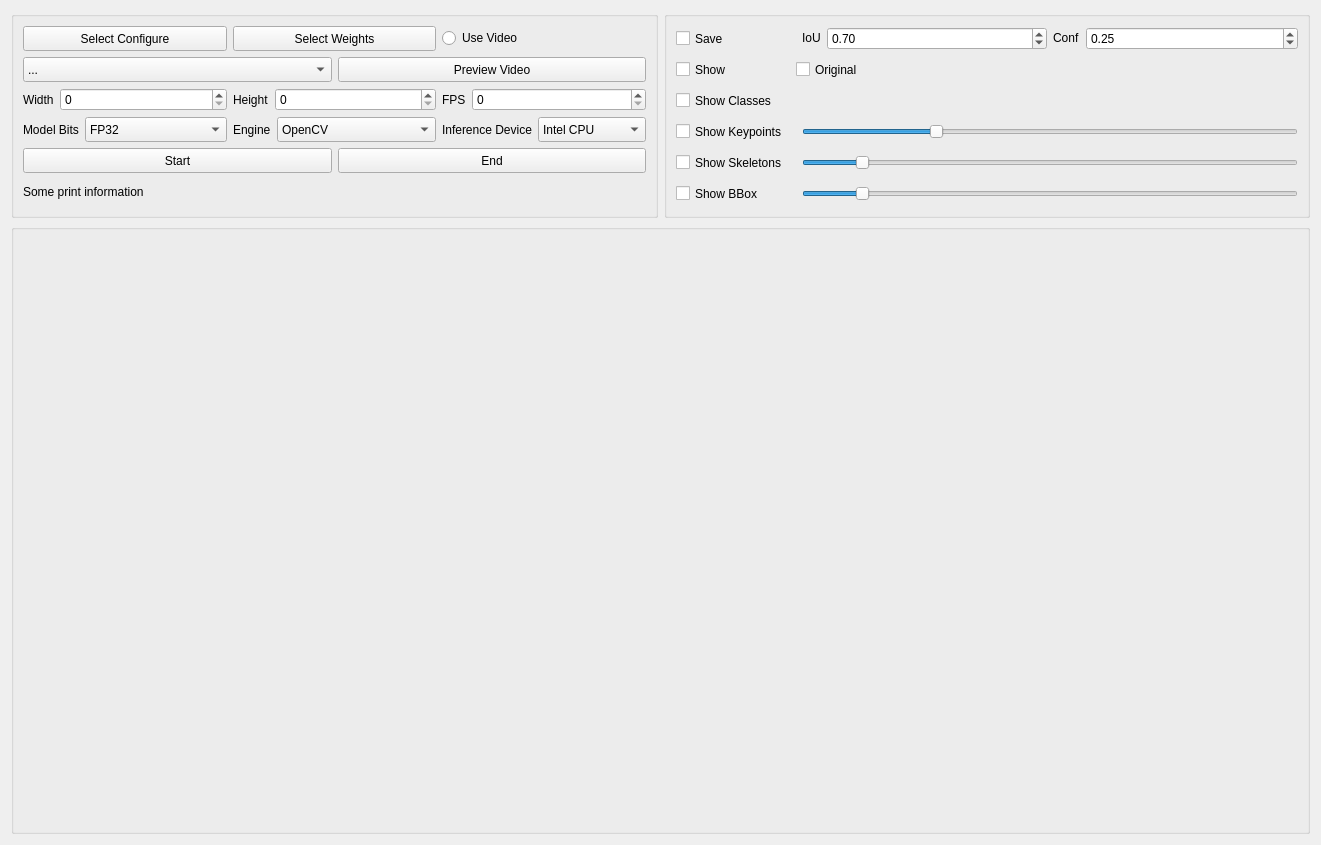
<?xml version="1.0" encoding="UTF-8"?>
<ui version="4.0">
 <class>AnimalPoseInference</class>
 <widget class="QWidget" name="AnimalPoseInference">
  <property name="geometry">
   <rect>
    <x>0</x>
    <y>0</y>
    <width>1321</width>
    <height>845</height>
   </rect>
  </property>
  <property name="sizePolicy">
   <sizepolicy hsizetype="Expanding" vsizetype="Expanding">
    <horstretch>0</horstretch>
    <verstretch>0</verstretch>
   </sizepolicy>
  </property>
  <property name="acceptDrops">
   <bool>false</bool>
  </property>
  <property name="windowTitle">
   <string>AnimalPoseInference</string>
  </property>
  <property name="windowIcon">
   <iconset>
    <normaloff>media/logo.png</normaloff>media/logo.png</iconset>
  </property>
  <layout class="QVBoxLayout" name="verticalLayout">
   <item>
    <layout class="QHBoxLayout" name="BaseConfigure">
     <item>
      <widget class="QGroupBox" name="BaseToolsGroup">
       <property name="sizePolicy">
        <sizepolicy hsizetype="Preferred" vsizetype="Preferred">
         <horstretch>0</horstretch>
         <verstretch>0</verstretch>
        </sizepolicy>
       </property>
       <property name="title">
        <string/>
       </property>
       <layout class="QVBoxLayout" name="BaseToolsGroupLayout">
        <item>
         <layout class="QVBoxLayout" name="BaseToolsLayout">
          <item>
           <layout class="QHBoxLayout" name="BaseConfigureLayout">
            <item>
             <widget class="QPushButton" name="SelectConfigure">
              <property name="sizePolicy">
               <sizepolicy hsizetype="Preferred" vsizetype="Fixed">
                <horstretch>0</horstretch>
                <verstretch>0</verstretch>
               </sizepolicy>
              </property>
              <property name="minimumSize">
               <size>
                <width>0</width>
                <height>25</height>
               </size>
              </property>
              <property name="maximumSize">
               <size>
                <width>16777215</width>
                <height>25</height>
               </size>
              </property>
              <property name="text">
               <string>Select Configure</string>
              </property>
             </widget>
            </item>
            <item>
             <widget class="QPushButton" name="SelectWeights">
              <property name="sizePolicy">
               <sizepolicy hsizetype="Preferred" vsizetype="Fixed">
                <horstretch>0</horstretch>
                <verstretch>0</verstretch>
               </sizepolicy>
              </property>
              <property name="minimumSize">
               <size>
                <width>0</width>
                <height>25</height>
               </size>
              </property>
              <property name="maximumSize">
               <size>
                <width>16777215</width>
                <height>25</height>
               </size>
              </property>
              <property name="text">
               <string>Select Weights</string>
              </property>
             </widget>
            </item>
            <item>
             <widget class="QRadioButton" name="CameraORVideos">
              <property name="sizePolicy">
               <sizepolicy hsizetype="Preferred" vsizetype="Fixed">
                <horstretch>0</horstretch>
                <verstretch>0</verstretch>
               </sizepolicy>
              </property>
              <property name="text">
               <string>Use Video</string>
              </property>
             </widget>
            </item>
           </layout>
          </item>
          <item>
           <layout class="QHBoxLayout" name="CameraVideosLayout">
            <item>
             <widget class="QComboBox" name="CameraVideosSelection">
              <property name="sizePolicy">
               <sizepolicy hsizetype="Preferred" vsizetype="Fixed">
                <horstretch>0</horstretch>
                <verstretch>0</verstretch>
               </sizepolicy>
              </property>
              <property name="minimumSize">
               <size>
                <width>0</width>
                <height>25</height>
               </size>
              </property>
              <property name="maximumSize">
               <size>
                <width>16777215</width>
                <height>25</height>
               </size>
              </property>
              <item>
               <property name="text">
                <string>...</string>
               </property>
              </item>
              <item>
               <property name="text">
                <string>Select video file...</string>
               </property>
              </item>
             </widget>
            </item>
            <item>
             <widget class="QPushButton" name="CheckCameraVideosConnect">
              <property name="sizePolicy">
               <sizepolicy hsizetype="Preferred" vsizetype="Fixed">
                <horstretch>0</horstretch>
                <verstretch>0</verstretch>
               </sizepolicy>
              </property>
              <property name="minimumSize">
               <size>
                <width>0</width>
                <height>25</height>
               </size>
              </property>
              <property name="maximumSize">
               <size>
                <width>16777215</width>
                <height>25</height>
               </size>
              </property>
              <property name="text">
               <string>Preview Video</string>
              </property>
             </widget>
            </item>
           </layout>
          </item>
          <item>
           <layout class="QHBoxLayout" name="CameraParametersLayout">
            <item>
             <layout class="QHBoxLayout" name="WidthLayout">
              <item>
               <widget class="QLabel" name="WidthLabel">
                <property name="text">
                 <string>Width</string>
                </property>
               </widget>
              </item>
              <item>
               <widget class="QSpinBox" name="WidthSetup">
                <property name="sizePolicy">
                 <sizepolicy hsizetype="Expanding" vsizetype="Fixed">
                  <horstretch>0</horstretch>
                  <verstretch>0</verstretch>
                 </sizepolicy>
                </property>
               </widget>
              </item>
             </layout>
            </item>
            <item>
             <layout class="QHBoxLayout" name="HeightLayout">
              <item>
               <widget class="QLabel" name="HeightLabel">
                <property name="text">
                 <string>Height</string>
                </property>
               </widget>
              </item>
              <item>
               <widget class="QSpinBox" name="HeightSetup">
                <property name="sizePolicy">
                 <sizepolicy hsizetype="Expanding" vsizetype="Fixed">
                  <horstretch>0</horstretch>
                  <verstretch>0</verstretch>
                 </sizepolicy>
                </property>
               </widget>
              </item>
             </layout>
            </item>
            <item>
             <layout class="QHBoxLayout" name="FPSLayout">
              <item>
               <widget class="QLabel" name="FPSLabel">
                <property name="text">
                 <string>FPS</string>
                </property>
               </widget>
              </item>
              <item>
               <widget class="QSpinBox" name="FPSSetup">
                <property name="sizePolicy">
                 <sizepolicy hsizetype="Expanding" vsizetype="Fixed">
                  <horstretch>0</horstretch>
                  <verstretch>0</verstretch>
                 </sizepolicy>
                </property>
               </widget>
              </item>
             </layout>
            </item>
           </layout>
          </item>
          <item>
           <layout class="QHBoxLayout" name="EngineDeviceLayout">
            <item>
             <layout class="QHBoxLayout" name="ModelBitsLayout">
              <item>
               <widget class="QLabel" name="ModelBitsLabel">
                <property name="text">
                 <string>Model Bits</string>
                </property>
               </widget>
              </item>
              <item>
               <widget class="QComboBox" name="ModelBits">
                <property name="sizePolicy">
                 <sizepolicy hsizetype="Expanding" vsizetype="Fixed">
                  <horstretch>0</horstretch>
                  <verstretch>0</verstretch>
                 </sizepolicy>
                </property>
                <property name="minimumSize">
                 <size>
                  <width>0</width>
                  <height>25</height>
                 </size>
                </property>
                <property name="maximumSize">
                 <size>
                  <width>16777215</width>
                  <height>25</height>
                 </size>
                </property>
                <item>
                 <property name="text">
                  <string>FP32</string>
                 </property>
                </item>
                <item>
                 <property name="text">
                  <string>FP16</string>
                 </property>
                </item>
                <item>
                 <property name="text">
                  <string>INT8</string>
                 </property>
                </item>
               </widget>
              </item>
             </layout>
            </item>
            <item>
             <layout class="QHBoxLayout" name="EngineLayout">
              <item>
               <widget class="QLabel" name="EngineLabel">
                <property name="text">
                 <string>Engine</string>
                </property>
               </widget>
              </item>
              <item>
               <widget class="QComboBox" name="EngineSelection">
                <property name="sizePolicy">
                 <sizepolicy hsizetype="Expanding" vsizetype="Fixed">
                  <horstretch>0</horstretch>
                  <verstretch>0</verstretch>
                 </sizepolicy>
                </property>
                <property name="minimumSize">
                 <size>
                  <width>0</width>
                  <height>25</height>
                 </size>
                </property>
                <property name="maximumSize">
                 <size>
                  <width>16777215</width>
                  <height>25</height>
                 </size>
                </property>
                <item>
                 <property name="text">
                  <string>OpenCV</string>
                 </property>
                </item>
                <item>
                 <property name="text">
                  <string>ONNX</string>
                 </property>
                </item>
                <item>
                 <property name="text">
                  <string>OpenVINO</string>
                 </property>
                </item>
                <item>
                 <property name="text">
                  <string>TensorRT</string>
                 </property>
                </item>
                <item>
                 <property name="text">
                  <string>CoreML</string>
                 </property>
                </item>
                <item>
                 <property name="text">
                  <string>CANN</string>
                 </property>
                </item>
               </widget>
              </item>
             </layout>
            </item>
            <item>
             <layout class="QHBoxLayout" name="DeviceLayout">
              <item>
               <widget class="QLabel" name="DeviceLabel">
                <property name="text">
                 <string>Inference Device</string>
                </property>
               </widget>
              </item>
              <item>
               <widget class="QComboBox" name="DeviceSelection">
                <property name="sizePolicy">
                 <sizepolicy hsizetype="Expanding" vsizetype="Fixed">
                  <horstretch>0</horstretch>
                  <verstretch>0</verstretch>
                 </sizepolicy>
                </property>
                <property name="minimumSize">
                 <size>
                  <width>0</width>
                  <height>25</height>
                 </size>
                </property>
                <property name="maximumSize">
                 <size>
                  <width>16777215</width>
                  <height>25</height>
                 </size>
                </property>
                <item>
                 <property name="text">
                  <string>Intel CPU</string>
                 </property>
                </item>
                <item>
                 <property name="text">
                  <string>Intel GPU</string>
                 </property>
                </item>
                <item>
                 <property name="text">
                  <string>Intel NPU</string>
                 </property>
                </item>
                <item>
                 <property name="text">
                  <string>NVIDIA GPU</string>
                 </property>
                </item>
                <item>
                 <property name="text">
                  <string>AMD CPU</string>
                 </property>
                </item>
                <item>
                 <property name="text">
                  <string>AMD GPU</string>
                 </property>
                </item>
                <item>
                 <property name="text">
                  <string>ARM CPU</string>
                 </property>
                </item>
                <item>
                 <property name="text">
                  <string>Ascend NPU</string>
                 </property>
                </item>
               </widget>
              </item>
             </layout>
            </item>
           </layout>
          </item>
          <item>
           <layout class="QHBoxLayout" name="StartEndLayout">
            <item>
             <widget class="QPushButton" name="Start">
              <property name="minimumSize">
               <size>
                <width>0</width>
                <height>25</height>
               </size>
              </property>
              <property name="maximumSize">
               <size>
                <width>16777215</width>
                <height>25</height>
               </size>
              </property>
              <property name="text">
               <string>Start</string>
              </property>
             </widget>
            </item>
            <item>
             <widget class="QPushButton" name="End">
              <property name="minimumSize">
               <size>
                <width>0</width>
                <height>25</height>
               </size>
              </property>
              <property name="maximumSize">
               <size>
                <width>16777215</width>
                <height>25</height>
               </size>
              </property>
              <property name="text">
               <string>End</string>
              </property>
             </widget>
            </item>
           </layout>
          </item>
         </layout>
        </item>
        <item>
         <widget class="QLabel" name="PrintInformation">
          <property name="sizePolicy">
           <sizepolicy hsizetype="Preferred" vsizetype="Fixed">
            <horstretch>0</horstretch>
            <verstretch>0</verstretch>
           </sizepolicy>
          </property>
          <property name="minimumSize">
           <size>
            <width>0</width>
            <height>25</height>
           </size>
          </property>
          <property name="maximumSize">
           <size>
            <width>16777215</width>
            <height>25</height>
           </size>
          </property>
          <property name="text">
           <string>Some print information</string>
          </property>
         </widget>
        </item>
       </layout>
      </widget>
     </item>
     <item>
      <widget class="QGroupBox" name="ShowToolsGroup">
       <property name="sizePolicy">
        <sizepolicy hsizetype="Preferred" vsizetype="Preferred">
         <horstretch>0</horstretch>
         <verstretch>0</verstretch>
        </sizepolicy>
       </property>
       <property name="title">
        <string/>
       </property>
       <layout class="QVBoxLayout" name="ShowToolsGroupVLayout">
        <item>
         <layout class="QHBoxLayout" name="SaveIoUConfLayout">
          <item>
           <widget class="QCheckBox" name="Save">
            <property name="sizePolicy">
             <sizepolicy hsizetype="Fixed" vsizetype="Fixed">
              <horstretch>0</horstretch>
              <verstretch>0</verstretch>
             </sizepolicy>
            </property>
            <property name="minimumSize">
             <size>
              <width>120</width>
              <height>25</height>
             </size>
            </property>
            <property name="maximumSize">
             <size>
              <width>120</width>
              <height>25</height>
             </size>
            </property>
            <property name="text">
             <string>Save</string>
            </property>
           </widget>
          </item>
          <item>
           <layout class="QHBoxLayout" name="IoULayout">
            <item>
             <widget class="QLabel" name="IoULabel">
              <property name="sizePolicy">
               <sizepolicy hsizetype="Fixed" vsizetype="Fixed">
                <horstretch>0</horstretch>
                <verstretch>0</verstretch>
               </sizepolicy>
              </property>
              <property name="text">
               <string>IoU</string>
              </property>
             </widget>
            </item>
            <item>
             <widget class="QDoubleSpinBox" name="IoU">
              <property name="maximum">
               <double>1.000000000000000</double>
              </property>
              <property name="singleStep">
               <double>0.010000000000000</double>
              </property>
              <property name="value">
               <double>0.700000000000000</double>
              </property>
             </widget>
            </item>
           </layout>
          </item>
          <item>
           <layout class="QHBoxLayout" name="ConfLayout">
            <item>
             <widget class="QLabel" name="ConfLabel">
              <property name="sizePolicy">
               <sizepolicy hsizetype="Fixed" vsizetype="Fixed">
                <horstretch>0</horstretch>
                <verstretch>0</verstretch>
               </sizepolicy>
              </property>
              <property name="text">
               <string>Conf</string>
              </property>
             </widget>
            </item>
            <item>
             <widget class="QDoubleSpinBox" name="Conf">
              <property name="maximum">
               <double>1.000000000000000</double>
              </property>
              <property name="singleStep">
               <double>0.010000000000000</double>
              </property>
              <property name="value">
               <double>0.250000000000000</double>
              </property>
             </widget>
            </item>
           </layout>
          </item>
         </layout>
        </item>
        <item>
         <layout class="QHBoxLayout" name="ShowLayout">
          <property name="spacing">
           <number>0</number>
          </property>
          <property name="sizeConstraint">
           <enum>QLayout::SizeConstraint::SetDefaultConstraint</enum>
          </property>
          <item>
           <widget class="QCheckBox" name="Show">
            <property name="sizePolicy">
             <sizepolicy hsizetype="Fixed" vsizetype="Fixed">
              <horstretch>0</horstretch>
              <verstretch>0</verstretch>
             </sizepolicy>
            </property>
            <property name="minimumSize">
             <size>
              <width>120</width>
              <height>25</height>
             </size>
            </property>
            <property name="maximumSize">
             <size>
              <width>120</width>
              <height>25</height>
             </size>
            </property>
            <property name="text">
             <string>Show</string>
            </property>
           </widget>
          </item>
          <item>
           <widget class="QCheckBox" name="Backgroud">
            <property name="enabled">
             <bool>true</bool>
            </property>
            <property name="sizePolicy">
             <sizepolicy hsizetype="Preferred" vsizetype="Fixed">
              <horstretch>0</horstretch>
              <verstretch>0</verstretch>
             </sizepolicy>
            </property>
            <property name="minimumSize">
             <size>
              <width>120</width>
              <height>25</height>
             </size>
            </property>
            <property name="text">
             <string>Original</string>
            </property>
            <property name="tristate">
             <bool>true</bool>
            </property>
           </widget>
          </item>
         </layout>
        </item>
        <item>
         <layout class="QHBoxLayout" name="ShowClassesLayout">
          <item>
           <widget class="QCheckBox" name="ShowClasses">
            <property name="sizePolicy">
             <sizepolicy hsizetype="Fixed" vsizetype="Fixed">
              <horstretch>0</horstretch>
              <verstretch>0</verstretch>
             </sizepolicy>
            </property>
            <property name="minimumSize">
             <size>
              <width>120</width>
              <height>25</height>
             </size>
            </property>
            <property name="maximumSize">
             <size>
              <width>120</width>
              <height>25</height>
             </size>
            </property>
            <property name="text">
             <string>Show Classes</string>
            </property>
           </widget>
          </item>
          <item>
           <widget class="QLabel" name="Classes">
            <property name="minimumSize">
             <size>
              <width>0</width>
              <height>25</height>
             </size>
            </property>
            <property name="maximumSize">
             <size>
              <width>16777215</width>
              <height>25</height>
             </size>
            </property>
            <property name="text">
             <string/>
            </property>
           </widget>
          </item>
         </layout>
        </item>
        <item>
         <layout class="QHBoxLayout" name="ShowKeypointsLayout">
          <item>
           <widget class="QCheckBox" name="ShowKeypoints">
            <property name="sizePolicy">
             <sizepolicy hsizetype="Fixed" vsizetype="Fixed">
              <horstretch>0</horstretch>
              <verstretch>0</verstretch>
             </sizepolicy>
            </property>
            <property name="minimumSize">
             <size>
              <width>120</width>
              <height>25</height>
             </size>
            </property>
            <property name="maximumSize">
             <size>
              <width>120</width>
              <height>25</height>
             </size>
            </property>
            <property name="text">
             <string>Show Keypoints</string>
            </property>
           </widget>
          </item>
          <item>
           <widget class="QSlider" name="ShowKeypointsRadius">
            <property name="minimum">
             <number>1</number>
            </property>
            <property name="maximum">
             <number>20</number>
            </property>
            <property name="pageStep">
             <number>2</number>
            </property>
            <property name="sliderPosition">
             <number>6</number>
            </property>
            <property name="orientation">
             <enum>Qt::Orientation::Horizontal</enum>
            </property>
            <property name="invertedAppearance">
             <bool>false</bool>
            </property>
            <property name="invertedControls">
             <bool>false</bool>
            </property>
            <property name="tickPosition">
             <enum>QSlider::TickPosition::NoTicks</enum>
            </property>
           </widget>
          </item>
         </layout>
        </item>
        <item>
         <layout class="QHBoxLayout" name="ShowSkeletonsLayout">
          <item>
           <widget class="QCheckBox" name="ShowSkeletons">
            <property name="sizePolicy">
             <sizepolicy hsizetype="Fixed" vsizetype="Fixed">
              <horstretch>0</horstretch>
              <verstretch>0</verstretch>
             </sizepolicy>
            </property>
            <property name="minimumSize">
             <size>
              <width>120</width>
              <height>25</height>
             </size>
            </property>
            <property name="maximumSize">
             <size>
              <width>120</width>
              <height>25</height>
             </size>
            </property>
            <property name="text">
             <string>Show Skeletons</string>
            </property>
           </widget>
          </item>
          <item>
           <widget class="QSlider" name="ShowSkeletonsLineWidth">
            <property name="minimum">
             <number>1</number>
            </property>
            <property name="maximum">
             <number>10</number>
            </property>
            <property name="pageStep">
             <number>1</number>
            </property>
            <property name="value">
             <number>2</number>
            </property>
            <property name="orientation">
             <enum>Qt::Orientation::Horizontal</enum>
            </property>
           </widget>
          </item>
         </layout>
        </item>
        <item>
         <layout class="QHBoxLayout" name="ShowBBoxLayout">
          <item>
           <widget class="QCheckBox" name="ShowBBox">
            <property name="sizePolicy">
             <sizepolicy hsizetype="Fixed" vsizetype="Fixed">
              <horstretch>0</horstretch>
              <verstretch>0</verstretch>
             </sizepolicy>
            </property>
            <property name="minimumSize">
             <size>
              <width>120</width>
              <height>25</height>
             </size>
            </property>
            <property name="maximumSize">
             <size>
              <width>120</width>
              <height>25</height>
             </size>
            </property>
            <property name="text">
             <string>Show BBox</string>
            </property>
           </widget>
          </item>
          <item>
           <widget class="QSlider" name="ShowBBoxWidth">
            <property name="minimum">
             <number>1</number>
            </property>
            <property name="maximum">
             <number>10</number>
            </property>
            <property name="pageStep">
             <number>1</number>
            </property>
            <property name="value">
             <number>2</number>
            </property>
            <property name="orientation">
             <enum>Qt::Orientation::Horizontal</enum>
            </property>
           </widget>
          </item>
         </layout>
        </item>
       </layout>
      </widget>
     </item>
    </layout>
   </item>
   <item>
    <widget class="QGroupBox" name="DisplayGroup">
     <property name="sizePolicy">
      <sizepolicy hsizetype="Expanding" vsizetype="Expanding">
       <horstretch>0</horstretch>
       <verstretch>0</verstretch>
      </sizepolicy>
     </property>
     <property name="title">
      <string/>
     </property>
     <property name="alignment">
      <set>Qt::AlignmentFlag::AlignCenter</set>
     </property>
     <layout class="QHBoxLayout" name="DisplayGroupHLayout">
      <item>
       <widget class="QLabel" name="Display">
        <property name="sizePolicy">
         <sizepolicy hsizetype="Expanding" vsizetype="Expanding">
          <horstretch>0</horstretch>
          <verstretch>0</verstretch>
         </sizepolicy>
        </property>
        <property name="minimumSize">
         <size>
          <width>100</width>
          <height>100</height>
         </size>
        </property>
        <property name="maximumSize">
         <size>
          <width>1000</width>
          <height>1000</height>
         </size>
        </property>
        <property name="toolTipDuration">
         <number>0</number>
        </property>
        <property name="text">
         <string/>
        </property>
        <property name="scaledContents">
         <bool>true</bool>
        </property>
        <property name="alignment">
         <set>Qt::AlignmentFlag::AlignCenter</set>
        </property>
       </widget>
      </item>
     </layout>
    </widget>
   </item>
  </layout>
 </widget>
 <resources/>
 <connections/>
</ui>
